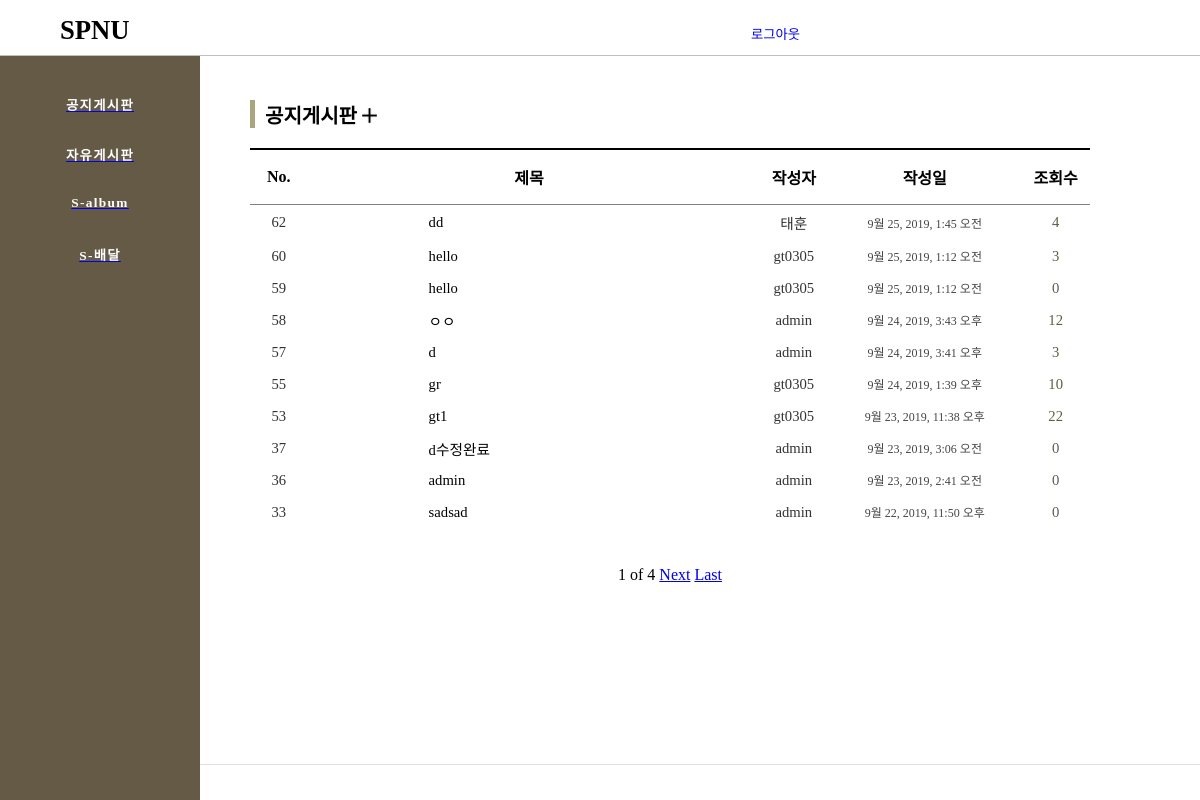
Page /notice/ (signed in) on the earlier database version.
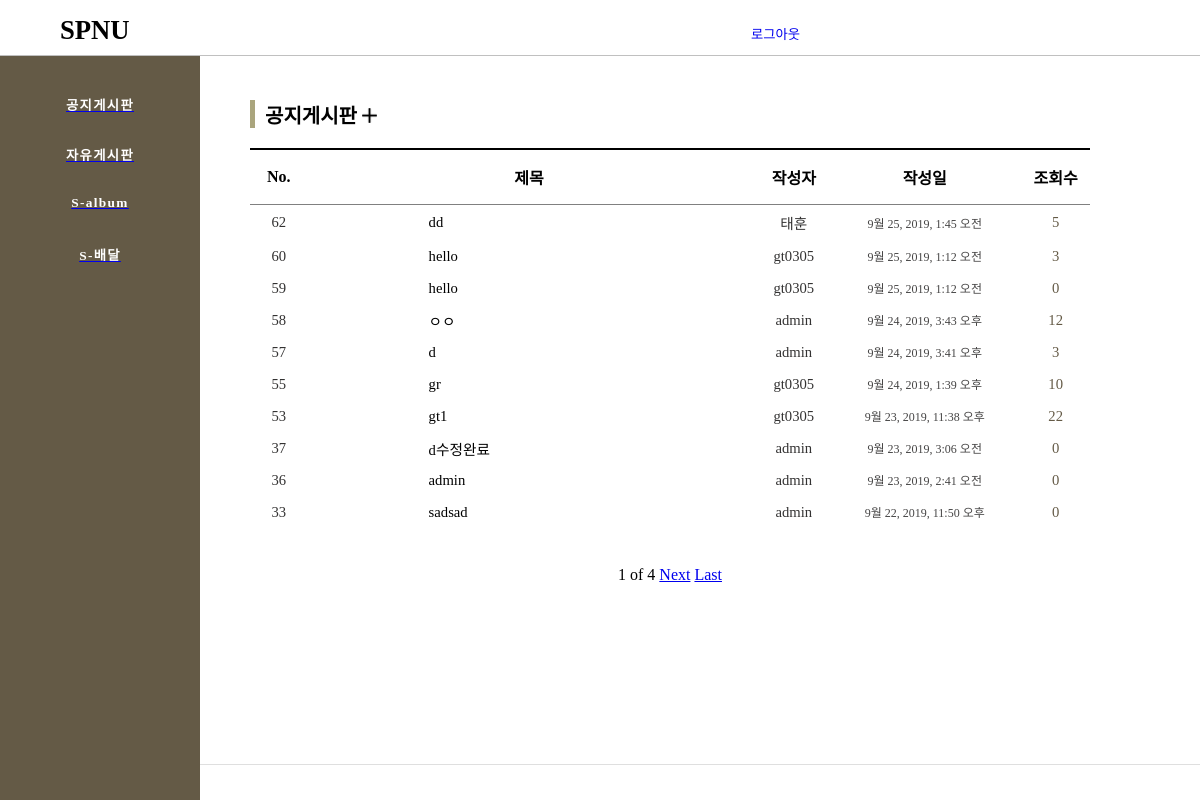
Same page on the later database version.
### board/models.py (models this page shows, shortened)
class NoticeBoard(models.Model):
    title = models.CharField(max_length=100)
    author = models.ForeignKey(settings.AUTH_USER_MODEL, default=1,on_delete=models.CASCADE) # 유저 지워지면 다 지워지게
    text = RichTextUploadingField()
    created_date = models.DateTimeField(auto_now_add=True)
    hits =  models.PositiveIntegerField(default = 0) #조회수

### board/views.py (the view)
# urls.py: path('notice/', notice , name='notice'),
def notice(request):
    notice = NoticeBoard.objects.all().order_by('-id')
    paginator = Paginator(notice , 10) #10페이지씩 자르기
    page = request.GET.get('page')
    posts = paginator.get_page(page) #request된 페이지를 담는다
    return render(request, 'notice.html' , {'notices' : notice , 'notice_posts' : posts})

### board/templates/notice.html (shortened to what this page needs)
{% extends 'base.html' %}
{% block contents %}
{% load staticfiles %}
<div class="PageName">
    공지게시판
    {%if user.is_authenticated and user.is_staff %}
    <a href="{% url 'notice_post'%}"><img class="plusbtn" src="{% static 'img/add.png'%}"></a>
    {% endif %}
</div>
<div class="board-content">
    <table>
        <thead>
        <tr>
            <th>No.</th>
            <th>제목</th>
            <th>작성자</th>
            <th>작성일</th>
            <th>조회수</th>
        </tr>
        </thead>
        {% for notice in notice_posts %}
        <tbody>
        <tr>
            <td class="table-number">{{notice.id}}</td>
            <td class="table-title"><a href="{%url 'notice_detail' notice.id%}">{{notice.title}}</a></td>
            <td class="table-author">{{notice.author}}</td>
            <td class="table-date">{{notice.created_date}}</td>
            <td class="table-hits">{{notice.hits}}</td>
        </tr>
        </tbody>
        {% endfor %}
    </table>
    <div class="Pagenation">
        <br>
            <span>{{notice_posts.number}}</span>
            <span>of</span>
            <span>{{notice_posts.paginator.num_pages}}</span>
        {% if notice_posts.has_next %}
            <a href="?page={{notice_posts.next_page_number}}">Next</a>
            <a href="?page={{notice_posts.paginator.num_pages}}">Last</a>
        {% endif %}
    </div>
</div>
{% endblock contents %}

Differences in the rows shown:
changed NoticeBoard "dd": hits "4" → "5"
